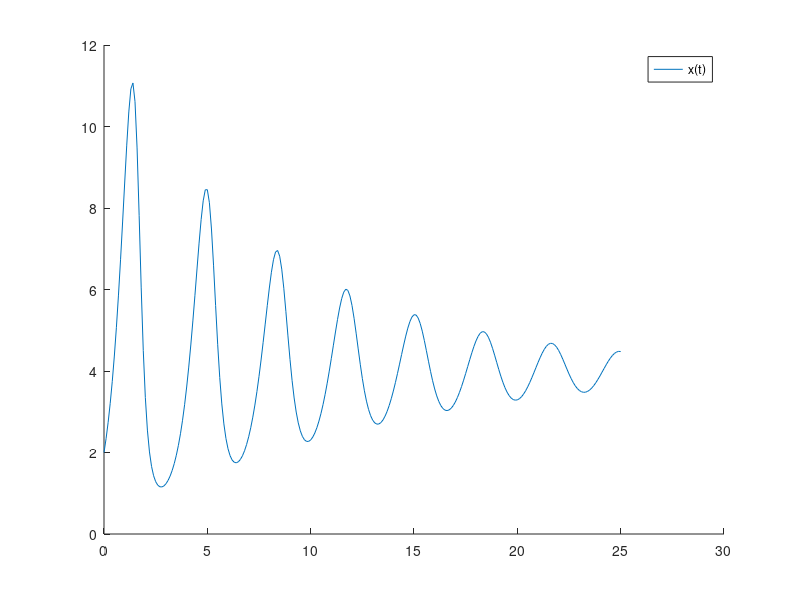
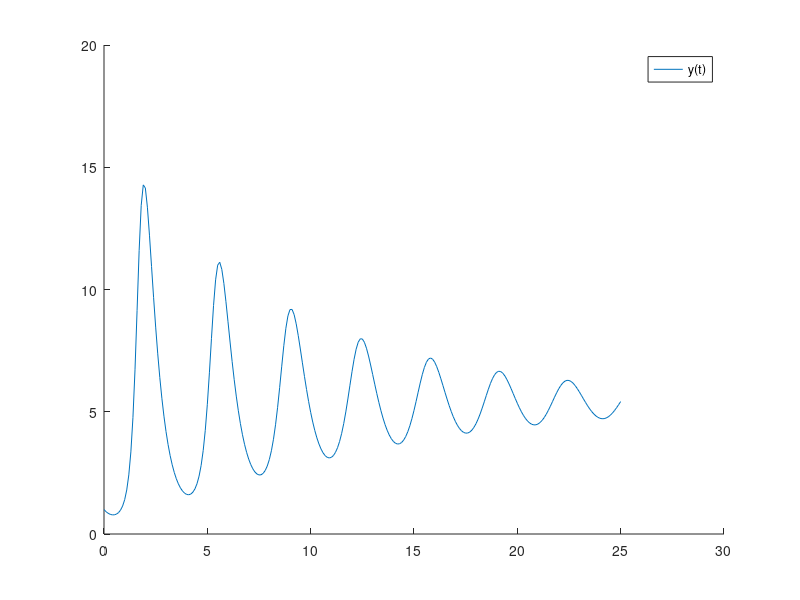
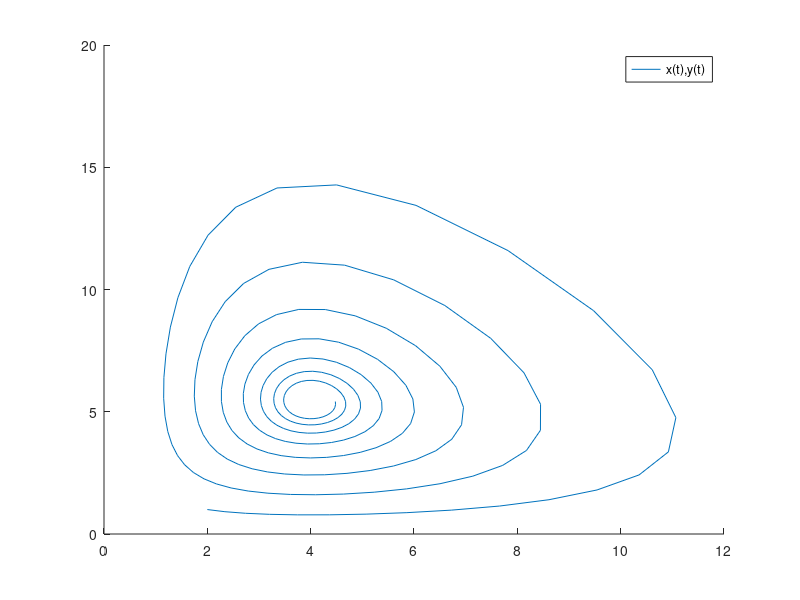

Write the MATLAB code that produced these figures, in order.
more off;
clc;
clear all;
disp("Ejercicio 8");
function x1=f(t,x)
  x1=[x(1)*(2-0.05*x(1)-x(2)/3);
  x(2)*(-2+0.5*x(1))];
endfunction
mu=[2;1]; a=0; b=25; h=0.1;
N=round((b-a)/h);
t=a*ones(1,N+1);
x(:,1)=mu;
for n=1:N
  t(n+1)=t(n)+h;
  fn = f(t(n),x(:,n));
  x(:,n+1)=x(:,n)+h/4*(fn+3*f(t(n)+2/3*h,x(:,n)+2/3*h*fn));
endfor
figure(1); clf; hold on;
plot(t,x(1,:),';x(t);');
figure(2); clf; hold on;
plot(t,x(2,:),';y(t);');
figure(3); clf; hold on;
plot(x(1,:),x(2,:),';x(t),y(t);');